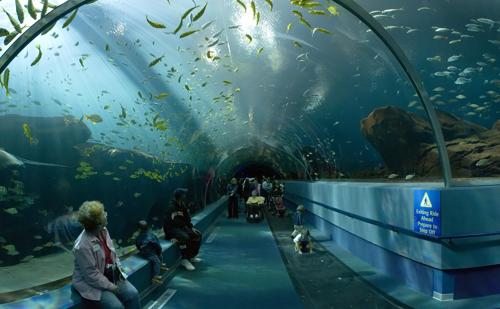
#> input picture HW1_Spatial Pyramid Matching for Scene Classification/data/aquarium/sun_aairflxfskjrkepm.jpg, 500 x 309 px, given in place of sun_aztvjgubyrgvirup.jpg, which was not available
$ python main.py
#> lines starting #> are read from the running program, lines starting #| are printed output that depends on the picture; pictures that were not available may be replaced by others from this repository, and a replacement may not be noted
#> in main, img is the input picture: PIL image 500x309 RGB; mean R, G, B 57.4, 96.5, 102.1
### HW1_Spatial Pyramid Matching for Scene Classification/code/visual_words.py
import os
import multiprocessing
from os.path import join, isfile

import numpy as np
import scipy.ndimage
import skimage.color
from skimage import io
from PIL import Image
from sklearn.cluster import KMeans

from opts import get_opts
opts = get_opts()

def extract_filter_responses(opts, img):
    '''
    Extracts the filter responses for the given image.

    [input]
    * opts: options
    * img: numpy.ndarray of shape (H,W) or (H,W,3)
    [output]
    * filter_responses: numpy.ndarray of shape (H,W,3F)
    '''

    # Check data type and range
    if (type(img[0, 0, 0]) != np.float32):
        img = img.astype(np.float32) / 255
    if (np.amax(img) > 1.0 or np.amin(img) < 0.0):
        img = img.astype(np.float32) / 255

    # Get the size of the image
    img_size = img.shape
#> img_size = (309, 500, 3)
    row, col, channel = img_size[0], img_size[1], img_size[2]
#> row = 309; col = 500; channel = 3

    # Make sure there are 3 channels (Duplicate gray-scale images)
    if len(img_size) == 2:
        img = img[:, :, np.newaxis]
        img = np.tile(img, (1, 1, 3))
    elif channel > 3:
        img = img[:, : , :3]

    # Convert image into lab color space
    lab_img = skimage.color.rgb2lab(img)
#> lab_img: shape (309, 500, 3) float32; mean of channels 0, 1, 2 37.4, -11.2, -7.3

    # Set up filter scales and filter responses
    filter_scales = opts.filter_scales
    filter_responses = np.zeros((row, col, 3*4*len(filter_scales)))

    # Update filter responses
    for s_index in range(len(filter_scales)):
        for c_index in range(3):
            filter_responses[:, :, 3*4*s_index + c_index] = scipy.ndimage.gaussian_filter(lab_img[:, :, c_index], filter_scales[s_index])
            filter_responses[:, :, 3*4*s_index + 3 + c_index] = scipy.ndimage.gaussian_laplace(lab_img[:, :, c_index], filter_scales[s_index])
            filter_responses[:, :, 3*4*s_index + 6 + c_index] = scipy.ndimage.gaussian_filter(lab_img[:, :, c_index], filter_scales[s_index], order = [0, 1])
            filter_responses[:, :, 3*4*s_index + 9 + c_index] = scipy.ndimage.gaussian_filter(lab_img[:, :, c_index], filter_scales[s_index], order = [1, 0])

    return filter_responses


# [108 lines left out: functions compute_dictionary_one_image, compute_dictionary, get_visual_words, not called in this run]

### HW1_Spatial Pyramid Matching for Scene Classification/code/util.py
import numpy as np
import matplotlib.pyplot as plt
import multiprocessing


# [5 lines left out: function get_num_CPU, not called in this run]


def display_filter_responses(opts, response_maps):
    '''
    Visualizes the filter response maps.

    [input]
    * response_maps: a numpy.ndarray of shape (H,W,3F).
    '''

    n_scale = len(opts.filter_scales)
    plt.figure(1)

    for i in range(n_scale * 4):
        plt.subplot(n_scale, 4, i + 1)
        resp = response_maps[:, :, i * 3:i * 3 + 3]
        resp_min = resp.min(axis=(0, 1), keepdims=True)
        resp_max = resp.max(axis=(0, 1), keepdims=True)
        resp = (resp - resp_min) / (resp_max - resp_min)
        plt.imshow(resp)
        plt.axis("off")
#> this loop made 8 passes
#> (resp_min, resp_max) on passes 1 to 8: ([[0.824, -29.99, -61.3]], [[99.72, 27.39, 47.64]]), ([[-30.98, -16.98, -22.94]], [[32.8, 17.78, 19.25]]), ([[-24.9, -11.52, -18.36]], [[22.61, 13.35, 19.01]]), ([[-22.36, -14.39, -19.19]], [[23.15, 14.13, 18.85]]), ([[1.27, -28.06, -54.11]], [[99.42, 21.36, 41.88]]), ([[-8.41, -4.75, -6.37]], [[8.49, 4.49, 6.32]]), ([[-11.04, -5.92, -9.93]], [[11.44, 7.68, 9.04]]), ([[-12.45, -4.46, -9.45]], [[12.45, 4.67, 8.28]])
#> pass 1, in display_filter_responses, `resp = response_maps[:, :, i * 3:i * 3 + 3]`:
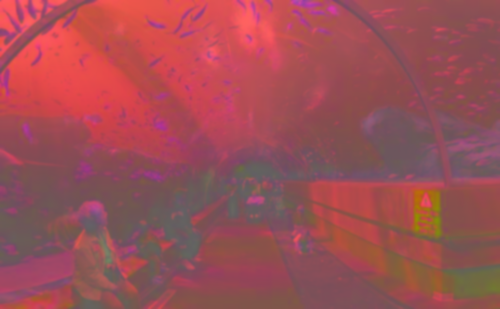
#> resp: shape (309, 500, 3) float64; mean of channels 0, 1, 2 37.4, -11.2, -7.3; drawn with min black and max white
#> pass 1, in display_filter_responses, `resp = (resp - resp_min) / (resp_max - resp_min)`:
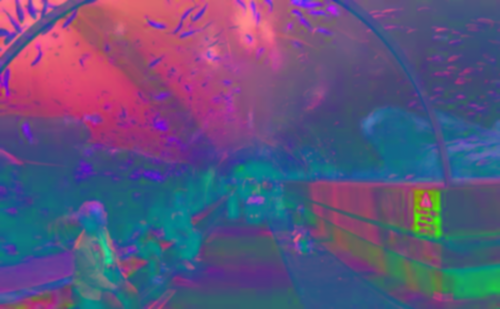
#> resp: shape (309, 500, 3) float64; mean of channels 0, 1, 2 0.37, 0.328, 0.496; drawn as R, G, B
#> pass 2, in display_filter_responses, `resp = response_maps[:, :, i * 3:i * 3 + 3]`:
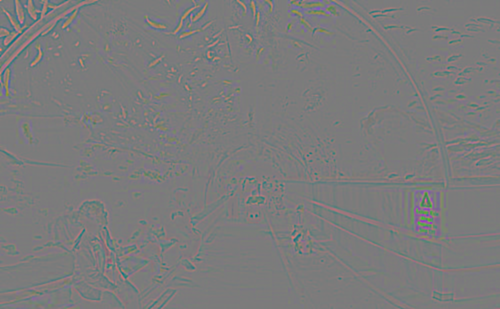
#> resp: shape (309, 500, 3) float64; mean of channels 0, 1, 2 0, 0, 0; drawn with min black and max white
#> after the loop:
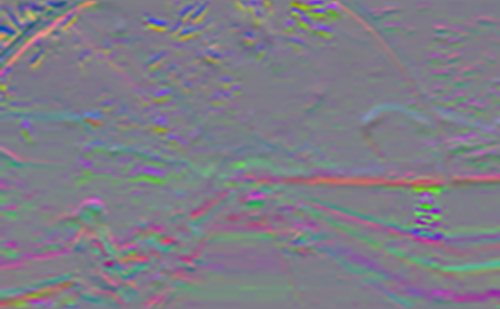
#> resp: shape (309, 500, 3) float64; mean of channels 0, 1, 2 0.496, 0.489, 0.531; drawn as R, G, B

    plt.subplots_adjust(left=0.05, right=0.95, top=0.95,
                        bottom=0.05, wspace=0.05, hspace=0.05)
    plt.show()
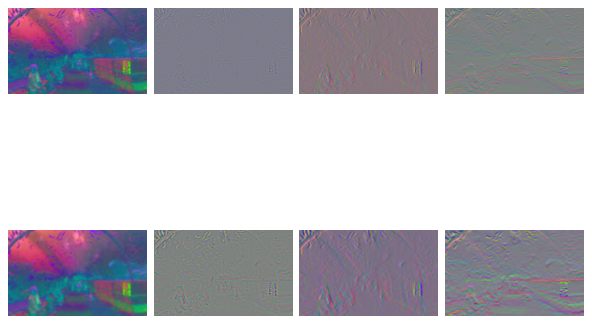
#> figure drawn by matplotlib, 8 panels


# [20 lines left out: function visualize_wordmap, not called in this run]

### HW1_Spatial Pyramid Matching for Scene Classification/code/opts.py
'''
Hyperparameters wrapped in argparse
This file contains most of tuanable parameters for this homework
You are asked to play around with them for Q3.1
It is recommended that you leave them as they are before getting to Q3.1

You can change the values by changing their default fields or by command-line
arguments. For example, "python main.py --filter-scales 2 5 --K 50"
'''

import argparse


def get_opts():
    parser = argparse.ArgumentParser(
        description='16-720 HW1: Scene Recognition')

    # Paths
    parser.add_argument('--data-dir', type=str, default='../data',
                        help='data folder')
    parser.add_argument('--feat-dir', type=str, default='../feat',
                        help='feature folder')
    parser.add_argument('--out-dir', type=str, default='.',
                        help='output folder')

    # Visual words (requires tuning)
    parser.add_argument('--filter-scales', nargs='+', type=float,
                        default=[1, 2],
                        help='a list of scales for all the filters')
    parser.add_argument('--K', type=int, default=10,
                        help='# of words')
    parser.add_argument(
        '--alpha', type=int, default=25,
        help='Using only a subset of alpha pixels in each image'
    )

    # Recognition system (requires tuning)
    parser.add_argument('--L', type=int, default=1,
                        help='# of layers in spatial pyramid matching (SPM) = L+1')

    # Additional options (add your own hyperparameters here)

    ##
    opts = parser.parse_args()
    return opts

### HW1_Spatial Pyramid Matching for Scene Classification/code/main.py
from os.path import join

import numpy as np
from PIL import Image
import matplotlib.pyplot as plt

import util
import visual_words
import visual_recog
from opts import get_opts


def main():
    opts = get_opts()

    # Q1.1
    img_path = join(opts.data_dir, 'aquarium/sun_aztvjgubyrgvirup.jpg')
    img = Image.open(img_path)
    img = np.array(img).astype(np.float32) / 255
    filter_responses = visual_words.extract_filter_responses(opts, img)
    util.display_filter_responses(opts, filter_responses)

    # [36 lines of commented-out code are left out]


if __name__ == '__main__':
    main()

$ run again, on HW1_Spatial Pyramid Matching for Scene Classification/data/desert/sun_ajpunlbvbjnwwoxn.jpg
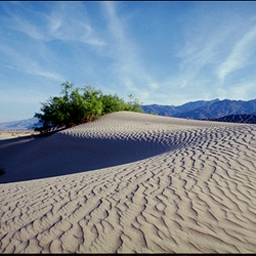
#> input picture HW1_Spatial Pyramid Matching for Scene Classification/data/desert/sun_ajpunlbvbjnwwoxn.jpg, 256 x 256 px, given in place of sun_aztvjgubyrgvirup.jpg, which was not available
#> in main, img is the input picture: PIL image 256x256 RGB; mean R, G, B 125.4, 139.9, 153.6
#> img: shape (256, 256, 3) float32
#> lab_img: shape (256, 256, 3) float32; mean of channels 0, 1, 2 57.1, -0.3, -8.8
#> the loop in display_filter_responses, `for i in range(n_scale * 4):` made 8 passes
#> (resp_min, resp_max) on passes 1 to 8: ([[0.0411, -25.07, -43.59]], [[86.91, 16.78, 46.36]]), ([[-31.77, -5.99, -7.49]], [[28.81, 4.37, 10.13]]), ([[-21.75, -3.33, -12.01]], [[18.05, 4.68, 8.52]]), ([[-26.22, -4.22, -10.5]], [[23.11, 4.96, 12.24]]), ([[0.448, -23.8, -41.92]], [[85.03, 14.68, 43.25]]), ([[-6.28, -1.74, -3.62]], [[7.01, 1.54, 4.47]]), ([[-9.53, -1.9, -8.2]], [[5.97, 3, 5.63]]), ([[-11.87, -2.44, -6.49]], [[11.06, 3.57, 8.31]])
#> pass 1, in display_filter_responses, `resp = response_maps[:, :, i * 3:i * 3 + 3]`:
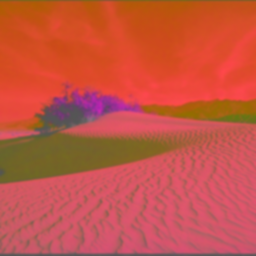
#> resp: shape (256, 256, 3) float64; mean of channels 0, 1, 2 57.1, -0.3, -8.8; drawn with min black and max white
#> after the loop in display_filter_responses, `for i in range(n_scale * 4):`:
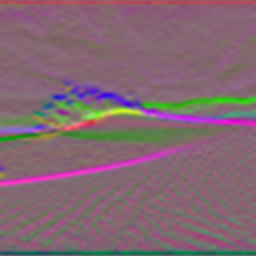
#> resp: shape (256, 256, 3) float64; mean of channels 0, 1, 2 0.514, 0.406, 0.447; drawn as R, G, B
